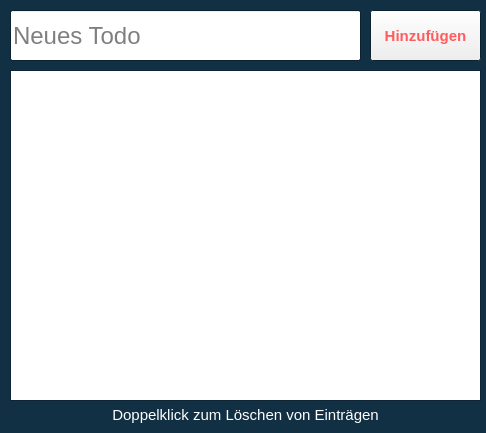
<?xml version="1.0" encoding="UTF-8"?>
<ui version="4.0">
 <class>MainWindow</class>
 <widget class="QMainWindow" name="MainWindow">
  <property name="geometry">
   <rect>
    <x>0</x>
    <y>0</y>
    <width>486</width>
    <height>433</height>
   </rect>
  </property>
  <property name="sizePolicy">
   <sizepolicy hsizetype="Preferred" vsizetype="Preferred">
    <horstretch>0</horstretch>
    <verstretch>0</verstretch>
   </sizepolicy>
  </property>
  <property name="palette">
   <palette>
    <active>
     <colorrole role="Base">
      <brush brushstyle="SolidPattern">
       <color alpha="255">
        <red>255</red>
        <green>255</green>
        <blue>255</blue>
       </color>
      </brush>
     </colorrole>
     <colorrole role="Window">
      <brush brushstyle="SolidPattern">
       <color alpha="255">
        <red>17</red>
        <green>48</green>
        <blue>68</blue>
       </color>
      </brush>
     </colorrole>
    </active>
    <inactive>
     <colorrole role="Base">
      <brush brushstyle="SolidPattern">
       <color alpha="255">
        <red>255</red>
        <green>255</green>
        <blue>255</blue>
       </color>
      </brush>
     </colorrole>
     <colorrole role="Window">
      <brush brushstyle="SolidPattern">
       <color alpha="255">
        <red>17</red>
        <green>48</green>
        <blue>68</blue>
       </color>
      </brush>
     </colorrole>
    </inactive>
    <disabled>
     <colorrole role="Base">
      <brush brushstyle="SolidPattern">
       <color alpha="255">
        <red>17</red>
        <green>48</green>
        <blue>68</blue>
       </color>
      </brush>
     </colorrole>
     <colorrole role="Window">
      <brush brushstyle="SolidPattern">
       <color alpha="255">
        <red>17</red>
        <green>48</green>
        <blue>68</blue>
       </color>
      </brush>
     </colorrole>
    </disabled>
   </palette>
  </property>
  <property name="windowTitle">
   <string>Todo App</string>
  </property>
  <property name="windowIcon">
   <iconset>
    <normaloff>../../../Codingschule junior gGmbH/Administration - Dokumente/Codingschule/Marketing/Bilder/Logo CS Mai.png</normaloff>../../../Codingschule junior gGmbH/Administration - Dokumente/Codingschule/Marketing/Bilder/Logo CS Mai.png</iconset>
  </property>
  <property name="autoFillBackground">
   <bool>false</bool>
  </property>
  <widget class="QWidget" name="centralwidget">
   <widget class="QLineEdit" name="lineEdit">
    <property name="geometry">
     <rect>
      <x>10</x>
      <y>10</y>
      <width>351</width>
      <height>51</height>
     </rect>
    </property>
    <property name="font">
     <font>
      <pointsize>18</pointsize>
     </font>
    </property>
    <property name="inputMask">
     <string/>
    </property>
    <property name="placeholderText">
     <string>Neues Todo</string>
    </property>
   </widget>
   <widget class="QPushButton" name="pushButton">
    <property name="geometry">
     <rect>
      <x>370</x>
      <y>10</y>
      <width>111</width>
      <height>51</height>
     </rect>
    </property>
    <property name="palette">
     <palette>
      <active>
       <colorrole role="ButtonText">
        <brush brushstyle="SolidPattern">
         <color alpha="255">
          <red>255</red>
          <green>92</green>
          <blue>92</blue>
         </color>
        </brush>
       </colorrole>
      </active>
      <inactive>
       <colorrole role="ButtonText">
        <brush brushstyle="SolidPattern">
         <color alpha="255">
          <red>255</red>
          <green>92</green>
          <blue>92</blue>
         </color>
        </brush>
       </colorrole>
      </inactive>
      <disabled>
       <colorrole role="ButtonText">
        <brush brushstyle="SolidPattern">
         <color alpha="255">
          <red>120</red>
          <green>120</green>
          <blue>120</blue>
         </color>
        </brush>
       </colorrole>
      </disabled>
     </palette>
    </property>
    <property name="font">
     <font>
      <pointsize>11</pointsize>
      <weight>75</weight>
      <bold>true</bold>
     </font>
    </property>
    <property name="text">
     <string>Hinzufügen</string>
    </property>
    <property name="flat">
     <bool>false</bool>
    </property>
   </widget>
   <widget class="QListWidget" name="listWidget">
    <property name="geometry">
     <rect>
      <x>10</x>
      <y>70</y>
      <width>471</width>
      <height>331</height>
     </rect>
    </property>
    <property name="font">
     <font>
      <pointsize>14</pointsize>
     </font>
    </property>
    <property name="frameShape">
     <enum>QFrame::StyledPanel</enum>
    </property>
    <property name="frameShadow">
     <enum>QFrame::Sunken</enum>
    </property>
    <property name="dragEnabled">
     <bool>false</bool>
    </property>
    <property name="dragDropMode">
     <enum>QAbstractItemView::NoDragDrop</enum>
    </property>
    <property name="alternatingRowColors">
     <bool>true</bool>
    </property>
    <property name="resizeMode">
     <enum>QListView::Fixed</enum>
    </property>
    <property name="spacing">
     <number>3</number>
    </property>
    <property name="viewMode">
     <enum>QListView::ListMode</enum>
    </property>
    <property name="wordWrap">
     <bool>true</bool>
    </property>
   </widget>
   <widget class="QLabel" name="label">
    <property name="geometry">
     <rect>
      <x>10</x>
      <y>405</y>
      <width>471</width>
      <height>20</height>
     </rect>
    </property>
    <property name="palette">
     <palette>
      <active>
       <colorrole role="WindowText">
        <brush brushstyle="SolidPattern">
         <color alpha="255">
          <red>255</red>
          <green>255</green>
          <blue>255</blue>
         </color>
        </brush>
       </colorrole>
       <colorrole role="PlaceholderText">
        <brush brushstyle="SolidPattern">
         <color alpha="128">
          <red>255</red>
          <green>255</green>
          <blue>255</blue>
         </color>
        </brush>
       </colorrole>
      </active>
      <inactive>
       <colorrole role="WindowText">
        <brush brushstyle="SolidPattern">
         <color alpha="255">
          <red>255</red>
          <green>255</green>
          <blue>255</blue>
         </color>
        </brush>
       </colorrole>
       <colorrole role="PlaceholderText">
        <brush brushstyle="SolidPattern">
         <color alpha="128">
          <red>255</red>
          <green>255</green>
          <blue>255</blue>
         </color>
        </brush>
       </colorrole>
      </inactive>
      <disabled>
       <colorrole role="WindowText">
        <brush brushstyle="SolidPattern">
         <color alpha="255">
          <red>120</red>
          <green>120</green>
          <blue>120</blue>
         </color>
        </brush>
       </colorrole>
       <colorrole role="PlaceholderText">
        <brush brushstyle="SolidPattern">
         <color alpha="128">
          <red>0</red>
          <green>0</green>
          <blue>0</blue>
         </color>
        </brush>
       </colorrole>
      </disabled>
     </palette>
    </property>
    <property name="font">
     <font>
      <pointsize>11</pointsize>
     </font>
    </property>
    <property name="text">
     <string>Doppelklick zum Löschen von Einträgen</string>
    </property>
    <property name="alignment">
     <set>Qt::AlignCenter</set>
    </property>
   </widget>
  </widget>
 </widget>
 <resources/>
 <connections/>
</ui>
